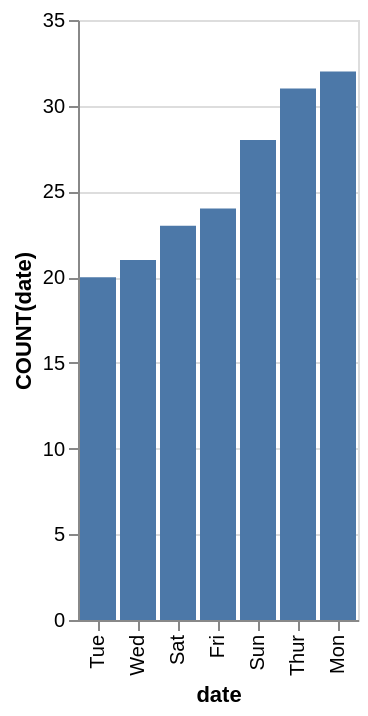

Here is the Vega-Lite specification saved for this chart:
### Vega-Lite specification from a JSON file in a GitHub repository (floating-point values rounded to 4 significant figures)
{"data": {"values": [{"x_data": "Tue", "y_data": 20}, {"x_data": "Wed", "y_data": 21}, {"x_data": "Sat", "y_data": 23}, {"x_data": "Fri", "y_data": 24}, {"x_data": "Sun", "y_data": 28}, {"x_data": "Thur", "y_data": 31}, {"x_data": "Mon", "y_data": 32}]}, "mark": "bar", "encoding": {"x": {"field": "x_data", "type": "nominal", "title": "date", "sort": {"op": "sum", "field": "y_data", "order": "ascending"}}, "y": {"field": "y_data", "type": "quantitative", "title": "COUNT(date)"}}}
